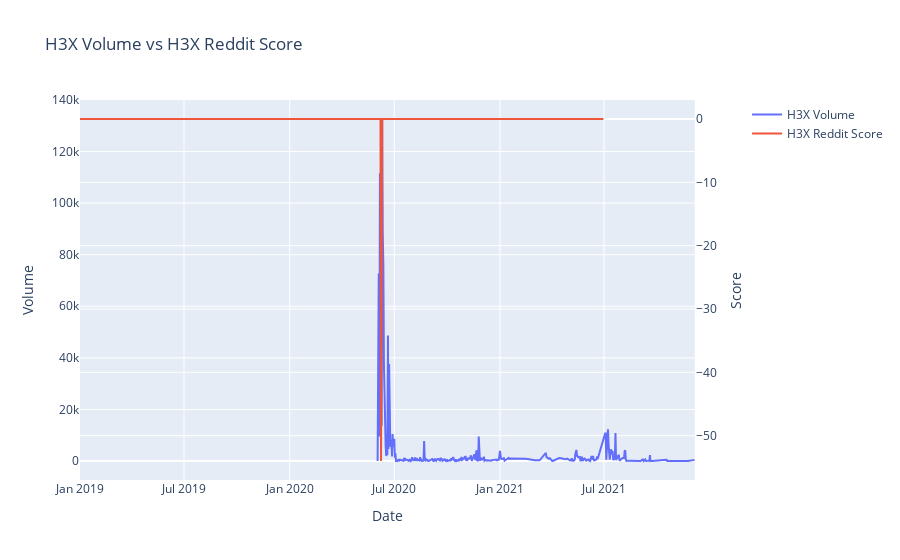

Source (notebook cell):
### Markdown cell above
## H3X

### Code cell
import plotly.graph_objects as go
from plotly.subplots import make_subplots

# Create figure with secondary y-axis
fig = make_subplots(specs=[[{"secondary_y": True}]])

# Add traces
fig.add_trace(
    go.Scatter(x=hx.snapped_at, y=hx.total_volume, name="H3X Volume"),
    secondary_y=False,
)

fig.update_layout(
    title_text="H3X Volume vs H3X Reddit Score"
)

fig.add_trace(
    go.Scatter(x=df_crypto.loc[("H3X", "H3X")].index, y=df_crypto.loc["H3X"]["Total Score"], name="H3X Reddit Score"),
    secondary_y=True,
)

fig.update_xaxes(title_text="Date")

fig.update_yaxes(title_text="Volume", secondary_y=False)
fig.update_yaxes(title_text="Score", secondary_y=True)

fig.show()

### Figure 1 — Plotly figure (JSON) as saved in the notebook; plotly's stock layout.template omitted (floating-point values rounded to 4 significant figures; data arrays with more than 128 entries replaced by an {"elided": "..."} marker saying what was removed)
{"data": [{"name": "H3X Volume", "type": "scatter", "x": {"elided": "339 str values"}, "xaxis": "x", "y": {"elided": "339 float values"}, "yaxis": "y"}, {"name": "H3X Reddit Score", "type": "scatter", "x": {"elided": "912 str values"}, "xaxis": "x", "y": {"elided": "912 int values"}, "yaxis": "y2"}], "layout": {"autosize": true, "title": {"text": "H3X Volume vs H3X Reddit Score"}, "xaxis": {"anchor": "y", "autorange": true, "domain": [0, 0.94], "range": ["2019-01-01", "2021-12-06"], "title": {"text": "Date"}, "type": "date"}, "yaxis": {"anchor": "x", "autorange": true, "domain": [0, 1], "range": [-7368.0, 140000.0], "title": {"text": "Volume"}, "type": "linear"}, "yaxis2": {"anchor": "x", "autorange": true, "overlaying": "y", "range": [-57, 3], "side": "right", "title": {"text": "Score"}, "type": "linear"}}}
